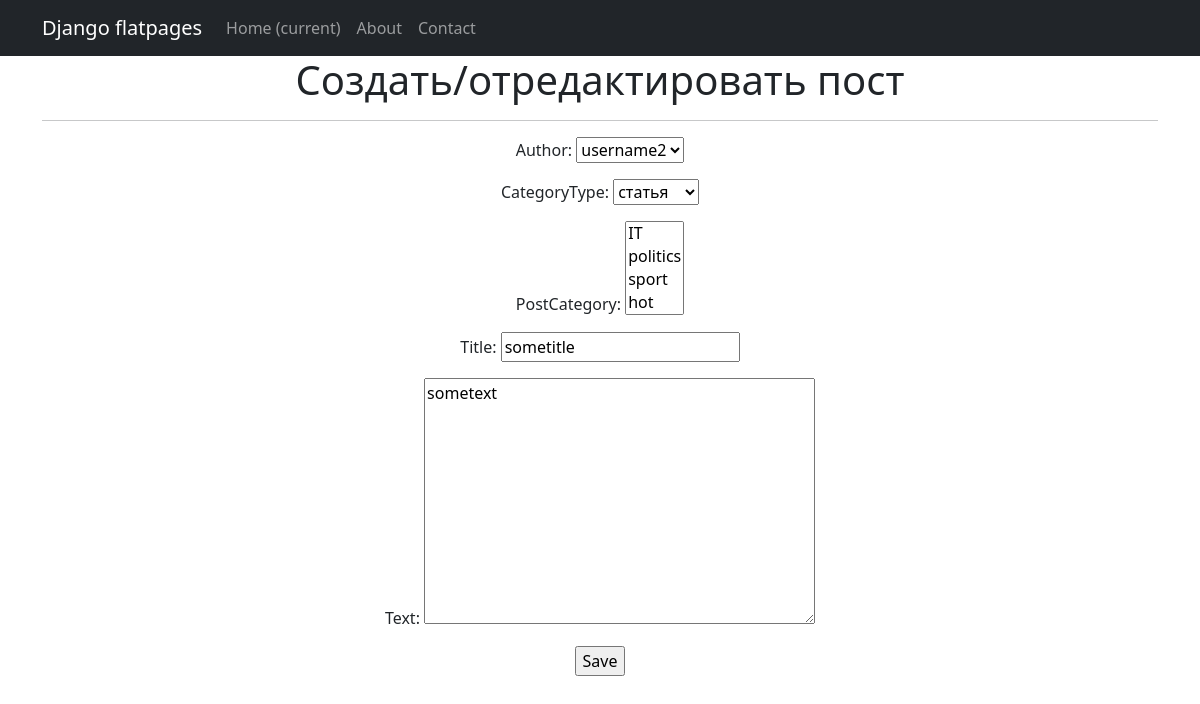
Screenshot of /news/4/edit/ (signed in) with the database file from the repository.
### news/models.py (models this page shows, shortened)
class Post(models.Model):
    author = models.ForeignKey(Author, on_delete=models.CASCADE)
    NEWS = 'NW'
    ARTICLE = 'AR'
    CATEGORY_CHOICES = (
        (NEWS, 'новость'),
        (ARTICLE, 'статья'),
    )
    categoryType = models.CharField(max_length=2, choices=CATEGORY_CHOICES, default=ARTICLE)
    dateCreation = models.DateTimeField(auto_now_add=True)
    postCategory = models.ManyToManyField(Category, through='PostCategory')
    title = models.CharField(max_length=128)
    text = models.TextField()
    rating = models.SmallIntegerField(default=0)

### news/views.py (the view)
# urls.py: path('<int:pk>/edit/', PostEdit.as_view(), name='post_edit'),
class PostEdit(PermissionRequiredMixin, UpdateView):
    permission_required = ('news.change_post',)
    form_class = PostForm
    model = Post
    template_name = 'post_edit.html'

### news/forms.py
class PostForm(forms.ModelForm):
    class Meta:
        model = Post
        fields = [
            'author',
            'categoryType',
            'postCategory',
            'title',
            'text',
        ]

### news/models.py (called while the page is built)
    def __str__(self):
        return f'{self.authorUser}'

    def __str__(self):
        return self.name

### templates/post_edit.html (shortened to what this page needs)
{% extends 'flatpages/default.html' %}
{% block content %}
<h1>Создать/отредактировать пост</h1>
<hr>
<form action="" method="post">
    {{ form.as_p }}
    <input type="submit" value="Save" />
</form>
{% endblock content %}

### rows the page displays
Post: author "username2", categoryType "статья", title "sometitle", text "sometext"
